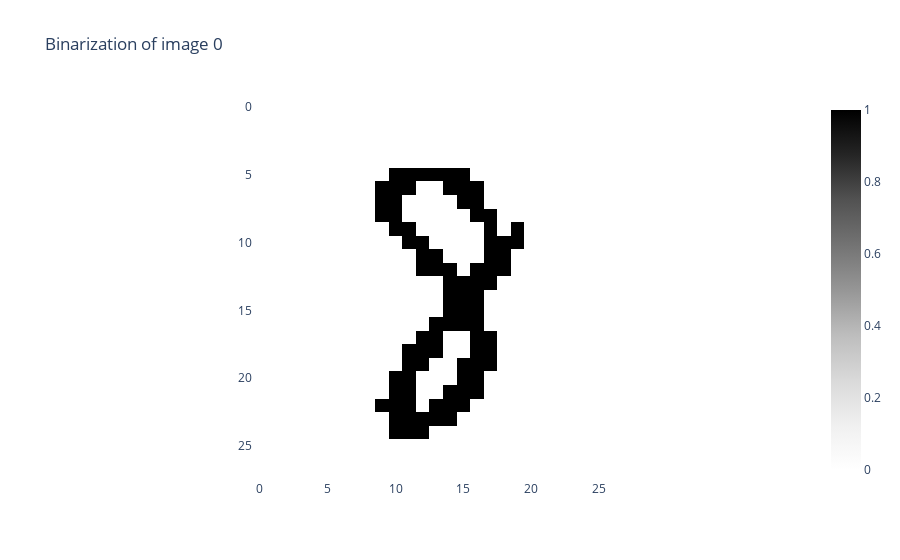

The notebook cell saved with this chart:
### Markdown cell above
In ``giotto-tda``, filtrations of cubical complexes are built from _binary images_ consisting of only black and white pixels. We can convert our greyscale image to binary by applying a threshold on each pixel value via the ``Binarizer`` transformer:

### Code cell
from gtda.images import Binarizer

# Pick out index of first 8 image
im8_idx = np.flatnonzero(y_train == "8")[0]
# Reshape to (n_samples, n_pixels_x, n_pixels_y) format
im8 = X_train[im8_idx][None, :, :]

binarizer = Binarizer(threshold=0.4)
im8_binarized = binarizer.fit_transform(im8)

binarizer.plot(im8_binarized)

### Figure 1 — Plotly figure (JSON) as saved in the notebook; plotly's stock layout.template omitted (floating-point values rounded to 4 significant figures; data arrays with more than 128 entries replaced by an {"elided": "..."} marker saying what was removed)
{"data": [{"colorscale": [[0, "rgb(255,255,255)"], [0.125, "rgb(240,240,240)"], [0.25, "rgb(217,217,217)"], [0.375, "rgb(189,189,189)"], [0.5, "rgb(150,150,150)"], [0.625, "rgb(115,115,115)"], [0.75, "rgb(82,82,82)"], [0.875, "rgb(37,37,37)"], [1, "rgb(0,0,0)"]], "type": "heatmap", "z": {"elided": "28x28 int values"}}], "layout": {"plot_bgcolor": "white", "title": {"text": "Binarization of image 0"}, "xaxis": {"constrain": "domain", "scaleanchor": "y"}, "yaxis": {"autorange": "reversed", "constrain": "domain"}}}
